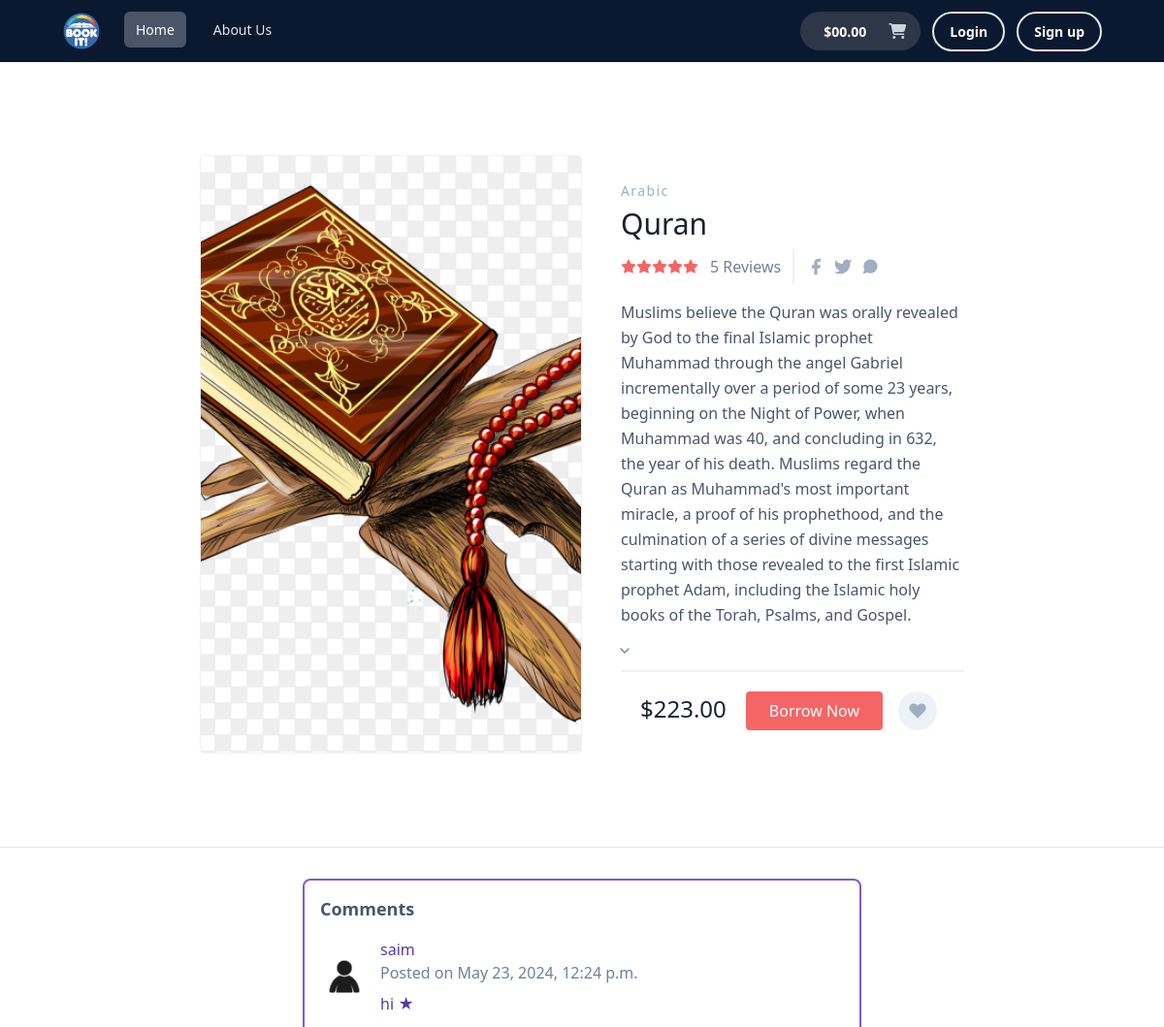
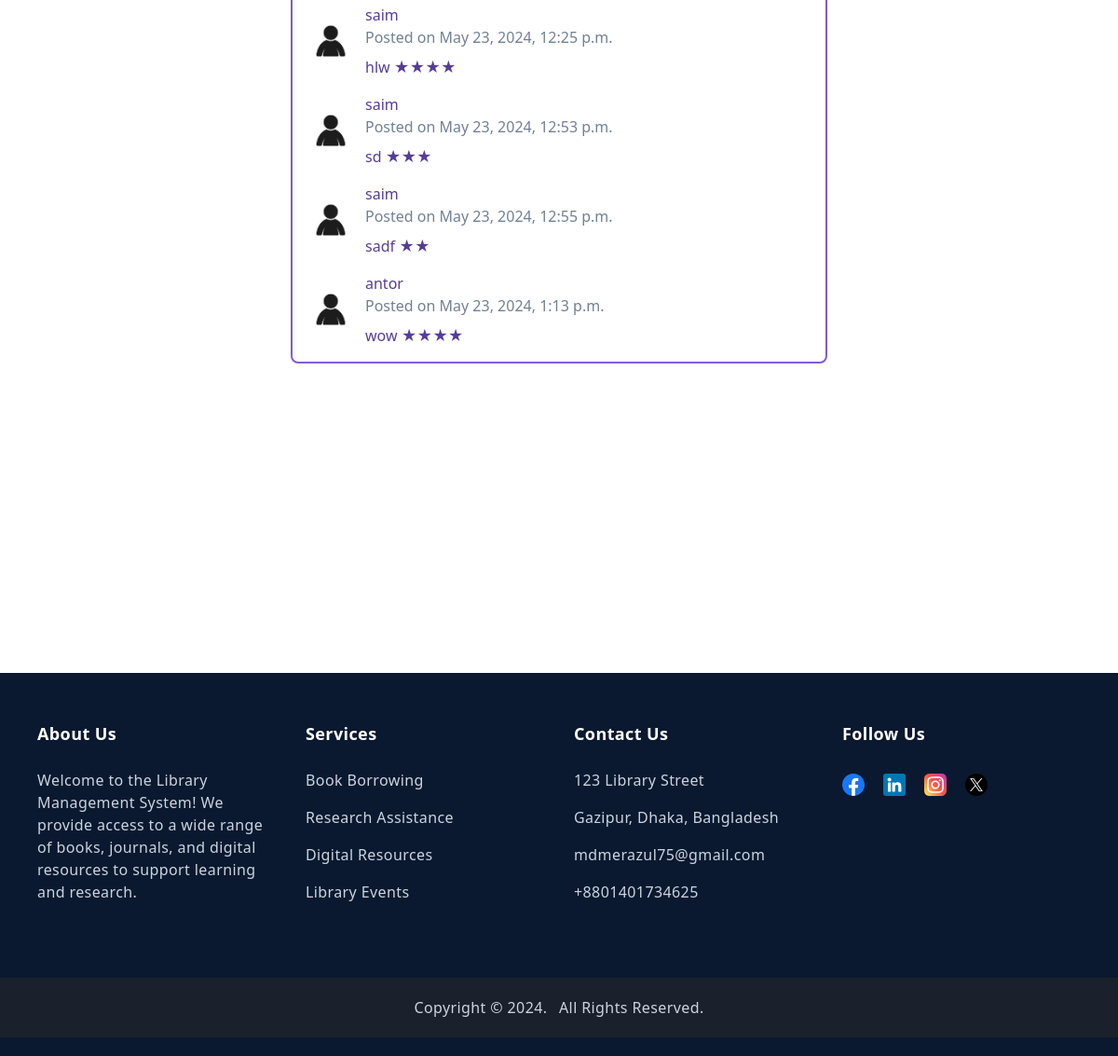
Screenshot of /books/details/7/ with the database file from the repository (2 pictures, top to bottom).
### books/models.py (models this page shows, shortened)
class Book(models.Model):
    categories = models.ManyToManyField(Category)
    title = models.CharField(max_length=200)
    description = models.TextField()
    image = models.ImageField(upload_to='books/media/uploads/', blank=True, null=True)
    quantity = models.PositiveIntegerField(default=0)
    price = models.DecimalField(max_digits=10, decimal_places=2)

class Category(models.Model):
    name = models.CharField(max_length=100)
    slug = models.SlugField(max_length=100, unique=True, null=True, blank=True)

class Review(models.Model):
    RATING_CHOICES = (
        (1, '1 star'),
        (2, '2 stars'),
        (3, '3 stars'),
        (4, '4 stars'),
        (5, '5 stars'),
    )
    book = models.ForeignKey(Book, on_delete=models.CASCADE)
    user = models.ForeignKey(User, on_delete=models.CASCADE)
    rating = models.IntegerField(choices=RATING_CHOICES)
    comment = models.TextField()
    created_at = models.DateTimeField(auto_now_add=True)

### Library_mentment/views.py (the view, shortened to what this page needs)
# urls.py: path('books/details/<int:pk>/', views.DetailBookView.as_view(), name='Book_detail'),
class DetailBookView( DetailView):
    model = Book
    template_name = 'book_detail.html'
    form_class = ReviewForm
    def get_context_data(self, **kwargs):
        context = super().get_context_data(**kwargs)
        book = self.object
        reviews = Review.objects.filter(book=book)
        comment_form = self.form_class()
        context['reviews'] = reviews
        context['comment_form'] = comment_form
        return context

### templates/book_detail.html (shortened to what this page needs)
{% extends 'base.html' %} {% load static %} {% load crispy_forms_tags %}
{% block content %}
<section class= "min-h-screen deital text-gray-700 body-font overflow-hidden bg-white"  style="padding-bottom: 300px;">
  <div class="container px-5 py-24 mx-auto">
    <div class="lg:w-4/5 mx-auto flex flex-wrap">
      <img alt="ecommerce" class="lg:w-1/2 w-full object-cover object-center rounded border border-gray-200" src="{{ book.image.url }}">
      <div class="lg:w-1/2 w-full lg:pl-10 lg:py-6 mt-6 lg:mt-0">
          {% for category in book.categories.all %}
              <span class="text-sm title-font text-gray-500 tracking-widest">{{ category.name }}</span>
          {% endfor %}
        <h1 class="text-gray-900 text-3xl title-font font-medium mb-1">{{ book.title }}</h1>
        <div class="flex mb-4">
          <span class="flex items-center">
            <svg fill="currentColor" stroke="currentColor" stroke-linecap="round" stroke-linejoin="round" stroke-width="2" class="w-4 h-4 text-red-500" viewBox="0 0 24 24">
              <path d="M12 2l3.09 6.26L22 9.27l-5 4.87 1.18 6.88L12 17.77l-6.18 3.25L7 14.14 2 9.27l6.91-1.01L12 2z"></path>
            </svg>
            <svg fill="currentColor" stroke="currentColor" stroke-linecap="round" stroke-linejoin="round" stroke-width="2" class="w-4 h-4 text-red-500" viewBox="0 0 24 24">
              <path d="M12 2l3.09 6.26L22 9.27l-5 4.87 1.18 6.88L12 17.77l-6.18 3.25L7 14.14 2 9.27l6.91-1.01L12 2z"></path>
            </svg>
            <svg fill="currentColor" stroke="currentColor" stroke-linecap="round" stroke-linejoin="round" stroke-width="2" class="w-4 h-4 text-red-500" viewBox="0 0 24 24">
              <path d="M12 2l3.09 6.26L22 9.27l-5 4.87 1.18 6.88L12 17.77l-6.18 3.25L7 14.14 2 9.27l6.91-1.01L12 2z"></path>
            </svg>
            <svg fill="currentColor" stroke="currentColor" stroke-linecap="round" stroke-linejoin="round" stroke-width="2" class="w-4 h-4 text-red-500" viewBox="0 0 24 24">
              <path d="M12 2l3.09 6.26L22 9.27l-5 4.87 1.18 6.88L12 17.77l-6.18 3.25L7 14.14 2 9.27l6.91-1.01L12 2z"></path>
            </svg>
            <svg fill="currentColor" stroke="currentColor" stroke-linecap="round" stroke-linejoin="round" stroke-width="2" class="w-4 h-4 text-red-500" viewBox="0 0 24 24">
              <path d="M12 2l3.09 6.26L22 9.27l-5 4.87 1.18 6.88L12 17.77l-6.18 3.25L7 14.14 2 9.27l6.91-1.01L12 2z"></path>
            </svg>
            <span class="text-gray-600 ml-3">{{ reviews|length }} Reviews</span>
          </span>
          <span class="flex ml-3 pl-3 py-2 border-l-2 border-gray-200">
            <a class="text-gray-500">
              <svg fill="currentColor" stroke-linecap="round" stroke-linejoin="round" stroke-width="2" class="w-5 h-5" viewBox="0 0 24 24">
                <path d="M18 2h-3a5 5 0 00-5 5v3H7v4h3v8h4v-8h3l1-4h-4V7a1 1 0 011-1h3z"></path>
              </svg>
            </a>
            <a class="ml-2 text-gray-500">
              <svg fill="currentColor" stroke-linecap="round" stroke-linejoin="round" stroke-width="2" class="w-5 h-5" viewBox="0 0 24 24">
                <path d="M23 3a10.9 10.9 0 01-3.14 1.53 4.48 4.48 0 00-7.86 3v1A10.66 10.66 0 013 4s-4 9 5 13a11.64 11.64 0 01-7 2c9 5 20 0 20-11.5a4.5 4.5 0 00-.08-.83A7.72 7.72 0 0023 3z"></path>
              </svg>
            </a>
            <a class="ml-2 text-gray-500">
            </a>
          </span>
        </div>
        <p class="leading-relaxed">{{ book.description }}</p>
        <div class="flex mt-6 items-center pb-5 border-b-2 border-gray-200 mb-5">
          <div class="flex ml-6 items-center">
            <div class="relative">
              <span class="absolute right-0 top-0 h-full w-10 text-center text-gray-600 pointer-events-none flex items-center justify-center">
                <svg fill="none" stroke="currentColor" stroke-linecap="round" stroke-linejoin="round" stroke-width="2" class="w-4 h-4" viewBox="0 0 24 24">
                  <path d="M6 9l6 6 6-6"></path>
                </svg>
              </span>
            </div>
          </div>
        </div>
        <div class="flex">
          <span class="title-font font-medium text-2xl text-gray-900 px-5">${{ book.price }}</span>
          <a href="{% url 'borrow_book' book.id %}" class="">
            <button class="flex ml-auto text-white bg-red-500 border-0 py-2 px-6 focus:outline-none hover:bg-red-600 rounded">Borrow Now</button>
          </a>
         <button class="rounded-full w-10 h-10 bg-gray-200 p-0 border-0 inline-flex items-center justify-center text-gray-500 ml-4">
            <svg fill="currentColor" stroke-linecap="round" stroke-linejoin="round" stroke-width="2" class="w-5 h-5" viewBox="0 0 24 24">
              <path d="M20.84 4.61a5.5 5.5 0 00-7.78 0L12 5.67l-1.06-1.06a5.5 5.5 0 00-7.78 7.78l1.06 1.06L12 21.23l7.78-7.78 1.06-1.06a5.5 5.5 0 000-7.78z"></path>
            </svg>
          </button>
        </div>
      </div>
    </div>
  </div>
<hr>
  <div class="w-full rounded-lg border-2 border-purple-600 p-4 my-8 mx-auto max-w-xl text-left">
    <h3 class="font-os text-lg font-bold">Comments</h3>
    {% for review in reviews %}
    <div class="flex mt-4">
        <div class="w-14 h-14 rounded-full bg-purple-400/50 flex-shrink-0 flex items-center justify-center">
            <img class="rounded-full object-cover" src="{% static 'men.png' %}" style="width: 50px;" alt="">
        </div>
        <div class="ml-3">
            <div class="font-medium text-purple-800">{{ review.user.username }}</div>
            <div class="text-gray-600">Posted on {{ review.created_at }}</div>
            <div class="mt-2 text-purple-800">{{ review.comment }}
                <span class="rating-stars">
                    {% if review.rating == 1 %}
                    ★
                    {% elif review.rating == 2 %}
                    ★★
                    {% elif review.rating == 3 %}
                    ★★★
                    {% elif review.rating == 4 %}
                    ★★★★
                    {% elif review.rating == 5 %}
                    ★★★★★
                    {% else %}
                    ☆☆☆☆☆
                    {% endif %}
                </span>
            </div>
        </div>
    </div>
    {% endfor %}
</div>
</section>
{% endblock %}

### rows the page displays
Book: image (picture), title "Quran", description "Muslims believe the Quran was orally revealed by God to the final Islamic prophet Muhammad through the angel Gabriel incrementally over a period of some 23 years, beginning on the Night of Power, when Muhammad was 40, and concluding in 632, the year of his death. Muslims regard the Quran as Muhammad's most important miracle, a proof of his prophethood, and the culmination of a series of divine messages starting with those revealed to the first Islamic prophet Adam, including the Islamic holy books of the Torah, Psalms, and Gospel.", price "223.00"
Category: name "Arabic"
Review: user.username "saim", created_at "May 23, 2024, 12:24 p.m.", comment "hi"
Review: user.username "saim", created_at "May 23, 2024, 12:25 p.m.", comment "hlw"
Review: user.username "saim", created_at "May 23, 2024, 12:53 p.m.", comment "sd"
Review: user.username "saim", created_at "May 23, 2024, 12:55 p.m.", comment "sadf"
Review: user.username "antor", created_at "May 23, 2024, 1:13 p.m.", comment "wow"

### other values shown
{{ request.user.account.balance|default:"00.00" }} "00.00"
{{ reviews|length }} "5"
